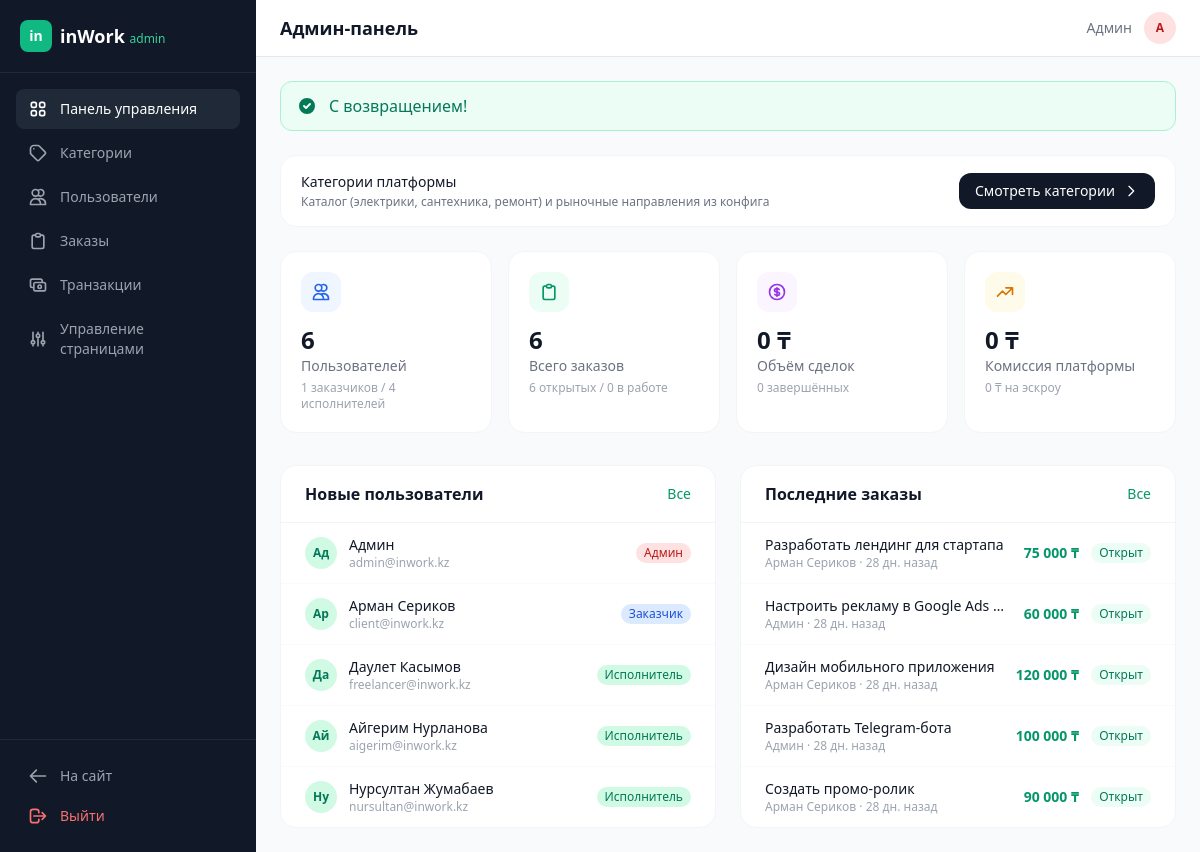
Screenshot of /in-work/public/admin (signed in) with the database file from the repository.
### tables this page shows
CREATE TABLE users (
    id INT UNSIGNED AUTO_INCREMENT PRIMARY KEY,
    name VARCHAR(100) NOT NULL,
    email VARCHAR(191) NOT NULL UNIQUE,
    password VARCHAR(255) NOT NULL,
    role ENUM('client', 'freelancer', 'admin') NOT NULL DEFAULT 'freelancer',
    avatar VARCHAR(255) DEFAULT NULL,
    bio TEXT DEFAULT NULL,
    balance DECIMAL(12,2) NOT NULL DEFAULT 0.00,
    rating DECIMAL(3,2) NOT NULL DEFAULT 0.00,
    completed_orders INT UNSIGNED NOT NULL DEFAULT 0,
    created_at TIMESTAMP NOT NULL DEFAULT CURRENT_TIMESTAMP,
    updated_at TIMESTAMP NOT NULL DEFAULT CURRENT_TIMESTAMP ON UPDATE CURRENT_TIMESTAMP,
    INDEX idx_users_role (role),
    INDEX idx_users_rating (rating),
    INDEX idx_users_completed (completed_orders)
);

CREATE TABLE orders (
    id INT UNSIGNED AUTO_INCREMENT PRIMARY KEY,
    client_id INT UNSIGNED NOT NULL,
    freelancer_id INT UNSIGNED DEFAULT NULL,
    title VARCHAR(255) NOT NULL,
    description TEXT NOT NULL,
    category VARCHAR(50) NOT NULL,
    budget DECIMAL(12,2) NOT NULL,
    final_price DECIMAL(12,2) DEFAULT NULL,
    deadline DATE NOT NULL,
    status ENUM('open', 'in_progress', 'completed', 'cancelled', 'dispute') NOT NULL DEFAULT 'open',
    delivered_at TIMESTAMP NULL DEFAULT NULL,
    delivery_message TEXT DEFAULT NULL,
    created_at TIMESTAMP NOT NULL DEFAULT CURRENT_TIMESTAMP,
    updated_at TIMESTAMP NOT NULL DEFAULT CURRENT_TIMESTAMP ON UPDATE CURRENT_TIMESTAMP,
    FOREIGN KEY (client_id) REFERENCES users(id) ON DELETE CASCADE,
    FOREIGN KEY (freelancer_id) REFERENCES users(id) ON DELETE SET NULL,
    INDEX idx_orders_status (status),
    INDEX idx_orders_category (category),
    INDEX idx_orders_client (client_id),
    INDEX idx_orders_freelancer (freelancer_id),
    INDEX idx_orders_created (created_at),
    INDEX idx_orders_budget (budget)
);

### views/admin/dashboard.php (the view, shortened to what the rows shown need)
<?php
$statusLabels = ['open' => 'Открыт', 'in_progress' => 'В работе', 'completed' => 'Завершён', 'cancelled' => 'Отменён'];
$roleLabels = ['client' => 'Заказчик', 'freelancer' => 'Исполнитель', 'admin' => 'Админ'];
?>
<div class="mb-6 flex flex-wrap items-center justify-between gap-3 rounded-2xl border border-gray-100 bg-white px-5 py-4">
    <div>
        <p class="text-sm font-medium text-gray-900">Категории платформы</p>
        <p class="text-xs text-gray-500 mt-0.5">Каталог (электрики, сантехника, ремонт) и рыночные направления из конфига</p>
    </div>
    <a href="<?= url('admin/categories') ?>" class="inline-flex items-center gap-2 rounded-xl bg-gray-900 px-4 py-2 text-sm font-medium text-white hover:bg-gray-800 transition">
        Смотреть категории
        <svg class="w-4 h-4" fill="none" stroke="currentColor" viewBox="0 0 24 24"><path stroke-linecap="round" stroke-linejoin="round" stroke-width="2" d="M9 5l7 7-7 7"/></svg>
    </a>
</div>
<div class="grid grid-cols-2 lg:grid-cols-4 gap-4 mb-8">
    <div class="bg-white rounded-2xl p-5 border border-gray-100">
        <div class="flex items-center gap-3 mb-3">
            <div class="w-10 h-10 bg-blue-50 rounded-xl flex items-center justify-center">
                <svg class="w-5 h-5 text-blue-600" fill="none" stroke="currentColor" viewBox="0 0 24 24"><path stroke-linecap="round" stroke-linejoin="round" stroke-width="2" d="M12 4.354a4 4 0 110 5.292M15 21H3v-1a6 6 0 0112 0v1zm0 0h6v-1a6 6 0 00-9-5.197M13 7a4 4 0 11-8 0 4 4 0 018 0z"/></svg>
            </div>
        </div>
        <div class="text-2xl font-bold text-gray-900"><?= $stats['users'] ?></div>
        <div class="text-sm text-gray-500">Пользователей</div>
        <div class="text-xs text-gray-400 mt-1"><?= $stats['clients'] ?> заказчиков / <?= $stats['freelancers'] ?> исполнителей</div>
    </div>
    <div class="bg-white rounded-2xl p-5 border border-gray-100">
        <div class="flex items-center gap-3 mb-3">
            <div class="w-10 h-10 bg-emerald-50 rounded-xl flex items-center justify-center">
                <svg class="w-5 h-5 text-emerald-600" fill="none" stroke="currentColor" viewBox="0 0 24 24"><path stroke-linecap="round" stroke-linejoin="round" stroke-width="2" d="M9 5H7a2 2 0 00-2 2v12a2 2 0 002 2h10a2 2 0 002-2V7a2 2 0 00-2-2h-2M9 5a2 2 0 002 2h2a2 2 0 002-2M9 5a2 2 0 012-2h2a2 2 0 012 2"/></svg>
            </div>
        </div>
        <div class="text-2xl font-bold text-gray-900"><?= $stats['orders_total'] ?></div>
        <div class="text-sm text-gray-500">Всего заказов</div>
        <div class="text-xs text-gray-400 mt-1"><?= $stats['orders_open'] ?> открытых / <?= $stats['orders_active'] ?> в работе</div>
    </div>
    <div class="bg-white rounded-2xl p-5 border border-gray-100">
        <div class="flex items-center gap-3 mb-3">
            <div class="w-10 h-10 bg-purple-50 rounded-xl flex items-center justify-center">
            </div>
        </div>
        <div class="text-2xl font-bold text-gray-900"><?= format_money((float)$stats['total_volume']) ?></div>
        <div class="text-sm text-gray-500">Объём сделок</div>
        <div class="text-xs text-gray-400 mt-1"><?= $stats['orders_done'] ?> завершённых</div>
    </div>
    <div class="bg-white rounded-2xl p-5 border border-gray-100">
        <div class="flex items-center gap-3 mb-3">
            <div class="w-10 h-10 bg-amber-50 rounded-xl flex items-center justify-center">
                <svg class="w-5 h-5 text-amber-600" fill="none" stroke="currentColor" viewBox="0 0 24 24"><path stroke-linecap="round" stroke-linejoin="round" stroke-width="2" d="M13 7h8m0 0v8m0-8l-8 8-4-4-6 6"/></svg>
            </div>
        </div>
        <div class="text-2xl font-bold text-gray-900"><?= format_money((float)$stats['fees_earned']) ?></div>
        <div class="text-sm text-gray-500">Комиссия платформы</div>
        <div class="text-xs text-gray-400 mt-1"><?= format_money((float)$stats['escrow_held']) ?> на эскроу</div>
    </div>
</div>
<div class="grid lg:grid-cols-2 gap-6">
    <div class="bg-white rounded-2xl border border-gray-100">
        <div class="px-6 py-4 border-b border-gray-100 flex items-center justify-between">
            <h2 class="font-semibold text-gray-900">Новые пользователи</h2>
            <a href="<?= url('admin/users') ?>" class="text-sm text-brand-600 hover:text-brand-700 font-medium">Все</a>
        </div>
        <div class="divide-y divide-gray-50">
            <?php foreach ($recentUsers as $u): ?>
                <a href="<?= url("admin/users/{$u['id']}") ?>" class="flex items-center gap-3 px-6 py-3 hover:bg-gray-50 transition">
                    <div class="w-8 h-8 bg-brand-100 text-brand-700 rounded-full flex items-center justify-center text-xs font-bold"><?= strtoupper(mb_substr($u['name'], 0, 2)) ?></div>
                    <div class="flex-1 min-w-0">
                        <div class="text-sm font-medium text-gray-900 truncate"><?= e($u['name']) ?></div>
                        <div class="text-xs text-gray-400"><?= e($u['email']) ?></div>
                    </div>
                    <span class="text-xs px-2 py-0.5 rounded-full <?php
                        echo match($u['role']) { 'admin' => 'bg-red-100 text-red-700', 'client' => 'bg-blue-100 text-blue-700', default => 'bg-emerald-100 text-emerald-700' };
                    ?>"><?= $roleLabels[$u['role']] ?? $u['role'] ?></span>
                </a>
            <?php endforeach; ?>
        </div>
    </div>
    <div class="bg-white rounded-2xl border border-gray-100">
        <div class="px-6 py-4 border-b border-gray-100 flex items-center justify-between">
            <h2 class="font-semibold text-gray-900">Последние заказы</h2>
            <a href="<?= url('admin/orders') ?>" class="text-sm text-brand-600 hover:text-brand-700 font-medium">Все</a>
        </div>
        <div class="divide-y divide-gray-50">
            <?php foreach ($recentOrders as $o): ?>
                <a href="<?= url("orders/{$o['id']}") ?>" class="flex items-center gap-3 px-6 py-3 hover:bg-gray-50 transition">
                    <div class="flex-1 min-w-0">
                        <div class="text-sm font-medium text-gray-900 truncate"><?= e($o['title']) ?></div>
                        <div class="text-xs text-gray-400"><?= e($o['client_name']) ?> · <?= time_ago($o['created_at']) ?></div>
                    </div>
                    <span class="text-sm font-semibold text-brand-600"><?= format_money((float)$o['budget']) ?></span>
                    <span class="text-xs px-2 py-0.5 rounded-full <?php
                        echo match($o['status']) { 'open' => 'bg-emerald-50 text-emerald-700', 'in_progress' => 'bg-blue-50 text-blue-700', 'completed' => 'bg-gray-100 text-gray-600', default => 'bg-red-50 text-red-700' };
                    ?>"><?= $statusLabels[$o['status']] ?? $o['status'] ?></span>
                </a>
            <?php endforeach; ?>
        </div>
    </div>
</div>

### core/Router.php (shortened to what the rows shown need)
<?php
class Router
{
    private array $routes = [];
    private array $middlewares = [];
    public function group(array $middleware, callable $callback): void
    {
        $previousMiddlewares = $this->middlewares;
        $this->middlewares = array_merge($this->middlewares, $middleware);
        $this->middlewares = $previousMiddlewares;
    }
    private function addRoute(string $method, string $path, array $action, array $middleware = []): self
    {
        $pattern = $this->convertToRegex($path);
        $this->routes[] = [
            'method'     => $method,
            'path'       => $path,
            'pattern'    => $pattern,
            'controller' => $action[0],
            'action'     => $action[1],
            'middleware'  => array_merge($this->middlewares, $middleware),
        ];
        return $this;
    }
    private function convertToRegex(string $path): string
    {
        $pattern = preg_replace('/\{([a-zA-Z_]+)\}/', '(?P<$1>[^/]+)', $path);
        return '#^' . $pattern . '$#';
    }
    public function resolve(string $method, string $uri): void
    {
        $uri = parse_url($uri, PHP_URL_PATH);
        $uri = rtrim($uri, '/') ?: '/';
        foreach ($this->routes as $route) {
            if ($route['method'] !== $method) {
                continue;
            }
            if (preg_match($route['pattern'], $uri, $matches)) {
                $params = array_filter($matches, 'is_string', ARRAY_FILTER_USE_KEY);
                $controller = new $route['controller']();
                $actionMethod = $route['action'];
                call_user_func_array([$controller, $actionMethod], array_values($params));
                return;
            }
        }
    }
}

### views/admin/layout.php (shortened to what the rows shown need)
<!DOCTYPE html>
<html lang="ru" class="h-full">
<head>
    <script src="https://cdn.tailwindcss.com"></script>
    <link rel="stylesheet" href="<?= asset('css/app.css') ?>">
</head>
<body class="h-full bg-gray-50">
<div class="flex h-full">
    <aside class="hidden lg:flex lg:flex-col w-64 bg-gray-900 text-white flex-shrink-0">
        <div class="p-5 border-b border-gray-800">
            <a href="<?= url('admin') ?>" class="flex items-center gap-2">
                <div class="w-8 h-8 bg-brand-500 rounded-lg flex items-center justify-center">
                    <span class="text-white font-bold text-sm">in</span>
                </div>
                <span class="text-lg font-bold">inWork <span class="text-brand-400 text-xs font-normal">admin</span></span>
            </a>
        </div>
        <nav class="flex-1 p-4 space-y-1">
            <?php
            $currentPath = parse_url($_SERVER['REQUEST_URI'], PHP_URL_PATH);
            $navItems = [
                ['url' => 'admin', 'label' => 'Панель управления', 'icon' => 'M4 6a2 2 0 012-2h2a2 2 0 012 2v2a2 2 0 01-2 2H6a2 2 0 01-2-2V6zm10 0a2 2 0 012-2h2a2 2 0 012 2v2a2 2 0 01-2 2h-2a2 2 0 01-2-2V6zM4 16a2 2 0 012-2h2a2 2 0 012 2v2a2 2 0 01-2 2H6a2 2 0 01-2-2v-2zm10 0a2 2 0 012-2h2a2 2 0 012 2v2a2 2 0 01-2 2h-2a2 2 0 01-2-2v-2z'],
                ['url' => 'admin/categories', 'label' => 'Категории', 'icon' => 'M7 7h.01M7 3h5c.512 0 1.024.195 1.414.586l7 7a2 2 0 010 2.828l-7 7a2 2 0 01-2.828 0l-7-7A1.994 1.994 0 013 12V7a4 4 0 014-4z'],
                ['url' => 'admin/users', 'label' => 'Пользователи', 'icon' => 'M12 4.354a4 4 0 110 5.292M15 21H3v-1a6 6 0 0112 0v1zm0 0h6v-1a6 6 0 00-9-5.197M13 7a4 4 0 11-8 0 4 4 0 018 0z'],
                ['url' => 'admin/orders', 'label' => 'Заказы', 'icon' => 'M9 5H7a2 2 0 00-2 2v12a2 2 0 002 2h10a2 2 0 002-2V7a2 2 0 00-2-2h-2M9 5a2 2 0 002 2h2a2 2 0 002-2M9 5a2 2 0 012-2h2a2 2 0 012 2'],
                ['url' => 'admin/transactions', 'label' => 'Транзакции', 'icon' => 'M17 9V7a2 2 0 00-2-2H5a2 2 0 00-2 2v6a2 2 0 002 2h2m2 4h10a2 2 0 002-2v-6a2 2 0 00-2-2H9a2 2 0 00-2 2v6a2 2 0 002 2zm7-5a2 2 0 11-4 0 2 2 0 014 0z'],
                ['url' => 'admin/pages', 'label' => 'Управление страницами', 'icon' => 'M12 6V4m0 2a2 2 0 100 4m0-4a2 2 0 110 4m-6 8a2 2 0 100-4m0 4a2 2 0 110-4m0 4v2m0-6V4m6 6v10m6-2a2 2 0 100-4m0 4a2 2 0 110-4m0 4v2m0-6V4'],
            ];
            foreach ($navItems as $item):
                $isActive = strpos($currentPath, $item['url']) !== false;
            ?>
                <a href="<?= url($item['url']) ?>" class="flex items-center gap-3 px-3 py-2.5 rounded-lg text-sm font-medium transition <?= $isActive ? 'bg-gray-800 text-white' : 'text-gray-400 hover:text-white hover:bg-gray-800/50' ?>">
                    <svg class="w-5 h-5 flex-shrink-0" fill="none" stroke="currentColor" viewBox="0 0 24 24"><path stroke-linecap="round" stroke-linejoin="round" stroke-width="2" d="<?= $item['icon'] ?>"/></svg>
                    <?= $item['label'] ?>
                </a>
            <?php endforeach; ?>
        </nav>
        <div class="p-4 border-t border-gray-800">
            <a href="<?= url('/') ?>" class="flex items-center gap-3 px-3 py-2.5 rounded-lg text-sm text-gray-400 hover:text-white hover:bg-gray-800/50 transition">
                <svg class="w-5 h-5" fill="none" stroke="currentColor" viewBox="0 0 24 24"><path stroke-linecap="round" stroke-linejoin="round" stroke-width="2" d="M10 19l-7-7m0 0l7-7m-7 7h18"/></svg>
                На сайт
            </a>
            <a href="<?= url('logout') ?>" class="flex items-center gap-3 px-3 py-2.5 rounded-lg text-sm text-red-400 hover:text-red-300 hover:bg-gray-800/50 transition">
                <svg class="w-5 h-5" fill="none" stroke="currentColor" viewBox="0 0 24 24"><path stroke-linecap="round" stroke-linejoin="round" stroke-width="2" d="M17 16l4-4m0 0l-4-4m4 4H7m6 4v1a3 3 0 01-3 3H6a3 3 0 01-3-3V7a3 3 0 013-3h4a3 3 0 013 3v1"/></svg>
                Выйти
            </a>
        </div>
    </aside>
    <div class="flex-1 flex flex-col overflow-hidden">
        <header class="bg-white border-b border-gray-200 px-6 py-3 flex items-center justify-between">
            <h1 class="text-lg font-semibold text-gray-900"><?= e($title ?? '') ?></h1>
            <div class="flex items-center gap-3">
                <span class="text-sm text-gray-500"><?= e(current_user()['name'] ?? '') ?></span>
                <div class="w-8 h-8 bg-red-100 text-red-700 rounded-full flex items-center justify-center text-xs font-bold">A</div>
            </div>
        </header>
        <main class="flex-1 overflow-y-auto p-6">
            <?php $flashSuccess = flash('success'); $flashError = flash('error'); ?>
            <?php if ($flashSuccess): ?>
                <div class="bg-emerald-50 border border-emerald-200 text-emerald-700 px-4 py-3 rounded-xl mb-6 flex items-center gap-3">
                    <svg class="w-5 h-5 flex-shrink-0" fill="currentColor" viewBox="0 0 20 20"><path fill-rule="evenodd" d="M10 18a8 8 0 100-16 8 8 0 000 16zm3.707-9.293a1 1 0 00-1.414-1.414L9 10.586 7.707 9.293a1 1 0 00-1.414 1.414l2 2a1 1 0 001.414 0l4-4z" clip-rule="evenodd"/></svg>
                    <?= e($flashSuccess) ?>
                </div>
            <?php endif; ?>
            <?= $content ?>
        </main>
    </div>
</div>
</body>
</html>

### rows the page displays
users: name "Админ", name "Ад", email "admin@inwork.kz", role "Админ"
users: name "Ар", name "Арман Сериков", email "client@inwork.kz", role "Заказчик"
users: name "Да", name "Даулет Касымов", email "freelancer@inwork.kz", role "Исполнитель"
users: name "Ай", name "Айгерим Нурланова", email "aigerim@inwork.kz", role "Исполнитель"
users: name "Ну", name "Нурсултан Жумабаев", email "nursultan@inwork.kz", role "Исполнитель"
orders: title "Разработать лендинг для стартапа", client.name "Арман Сериков", created_at "28 дн. назад", budget "75 000 ₸", status "Открыт"
orders: title "Настроить рекламу в Google Ads…", client.name "Админ", created_at "28 дн. назад", budget "60 000 ₸", status "Открыт"
orders: title "Дизайн мобильного приложения", client.name "Арман Сериков", created_at "28 дн. назад", budget "120 000 ₸", status "Открыт"
orders: title "Разработать Telegram-бота", client.name "Админ", created_at "28 дн. назад", budget "100 000 ₸", status "Открыт"
orders: title "Создать промо-ролик", client.name "Арман Сериков", created_at "28 дн. назад", budget "90 000 ₸", status "Открыт"

### other values shown
$item['label'] "Панель управления"
$item['label'] "Категории"
$item['label'] "Пользователи"
$item['label'] "Заказы"
$item['label'] "Транзакции"
$item['label'] "Управление страницами"
$stats['users'] "6"
$stats['clients'] "1"
$stats['freelancers'] "4"
$stats['orders_total'] "6"
$stats['orders_open'] "6"
$stats['orders_active'] "0"
format_money((float)$stats['total_volume']) "0 ₸"
$stats['orders_done'] "0"
format_money((float)$stats['fees_earned']) "0 ₸"
